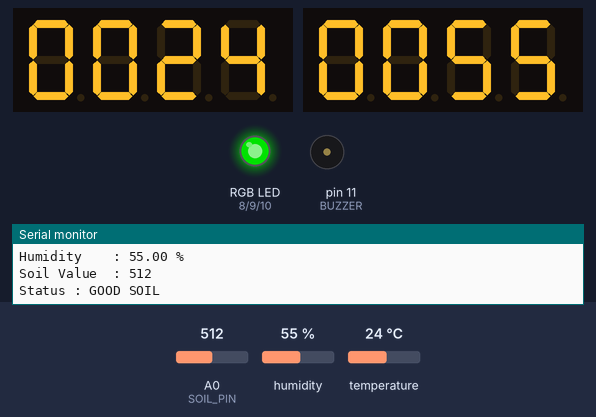
This sketch was run on a simulated Arduino Uno, built with avr-gcc and run on an emulated ATmega328P. On the bench: 2 × 4-digit seven-segment display, an RGB LED mixed from three pins (HIGH = lit), buzzer (waves = sounding), the last lines printed to the serial monitor. Dashed ring = blinking. The test bench sets the inputs (shaded band); at power-on: A0 (SOIL_PIN) = 512, humidity 55 %, temperature 24 °C. Dim RGB values are drawn brighter than linear.

Above: at 1.6 s.
1.7 s: A0 (SOIL_PIN) set to 694
8.4 s: A0 (SOIL_PIN) set to 718
At 9.16 s:
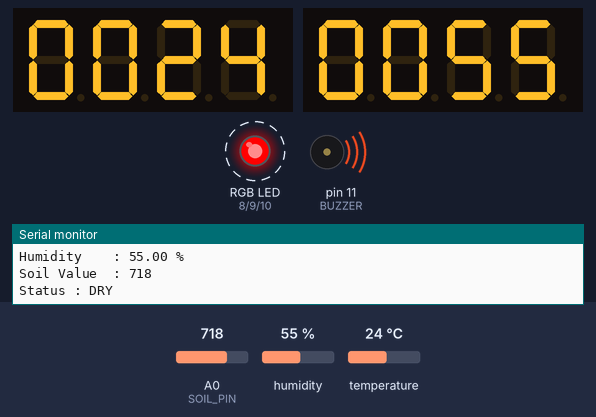
10.9 s: A0 (SOIL_PIN) set to 306
At 11.7 s:
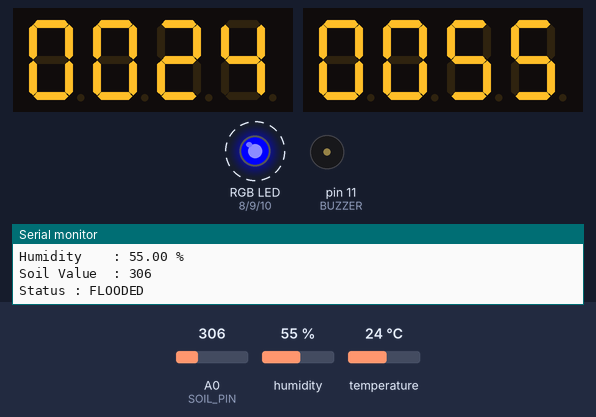
15.9 s: humidity set to 22 %
At 17.2 s:
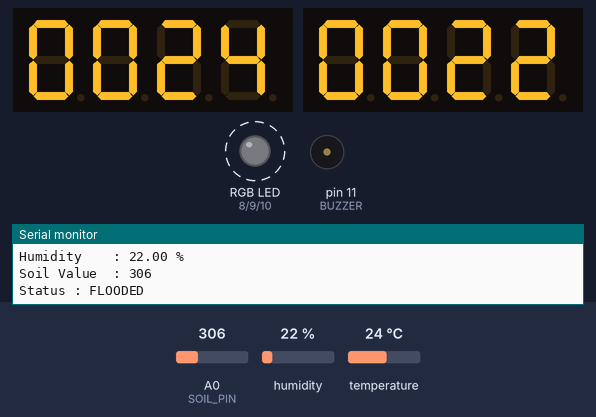
17.5 s: temperature set to 12 °C
At 19.7 s:
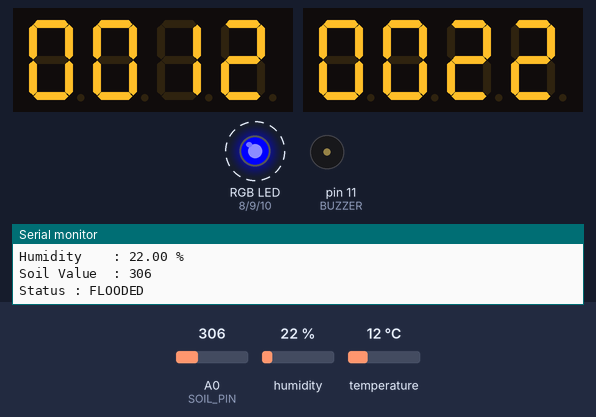
20.5 s: humidity set to 40 %
At 22.7 s:
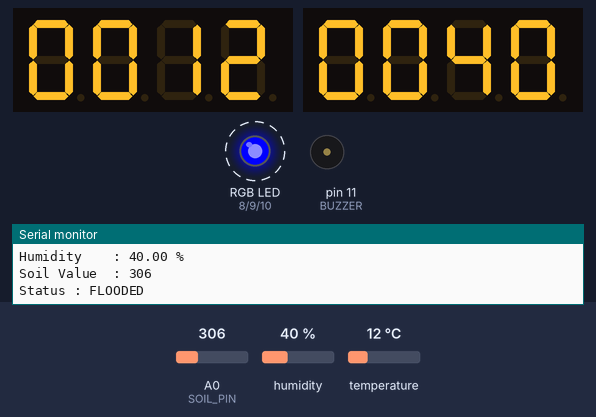
Timing chart, 0 to 24.5 s (numbered marks = the images above; inputs shaded):
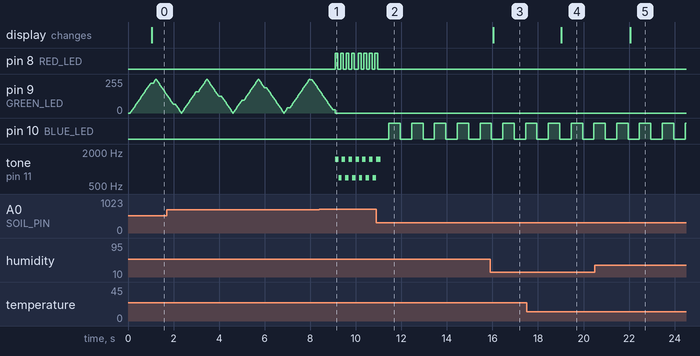

The sketch:

soil_moist.ino
```cpp
#include <TM1637Display.h>
#include <DHT.h>

// ---------------- DHT ----------------
#define DHTPIN 2
#define DHTTYPE DHT11
DHT dht(DHTPIN, DHTTYPE);

// ---------------- Soil ----------------
#define SOIL_PIN A0

// ---------------- Display 1 (Temperature) ----------------
#define CLK1 4
#define DIO1 5
TM1637Display tempDisplay(CLK1, DIO1);

// ---------------- Display 2 (Humidity) ----------------
#define CLK2 6
#define DIO2 7
TM1637Display humDisplay(CLK2, DIO2);

// ---------------- RGB ----------------
#define RED_LED 8
#define GREEN_LED 9
#define BLUE_LED 10

// ---------------- Buzzer ----------------
#define BUZZER 11

// ---------------- Thresholds ----------------
// Change these after calibration
const int DRY_LEVEL = 700;
const int WET_LEVEL = 350;

// ---------------- Variables ----------------
float temperature = 0;
float humidity = 0;

int soilValue = 0;

unsigned long previousSensor = 0;
unsigned long previousLED = 0;
unsigned long previousSiren = 0;

const unsigned long sensorInterval = 1000;

bool ledState = false;
bool sirenState = false;

int breathValue = 0;
int breathDirection = 5;

enum SoilState
{
  GOOD,
  FLOODED,
  DRY
};

SoilState soilStatus = GOOD;

// ---------------- Setup ----------------
void setup()
{
  Serial.begin(9600);

  dht.begin();

  pinMode(RED_LED, OUTPUT);
  pinMode(GREEN_LED, OUTPUT);
  pinMode(BLUE_LED, OUTPUT);

  pinMode(BUZZER, OUTPUT);

  digitalWrite(RED_LED, LOW);
  digitalWrite(GREEN_LED, LOW);
  digitalWrite(BLUE_LED, LOW);

  noTone(BUZZER);

  tempDisplay.setBrightness(7);
  humDisplay.setBrightness(7);

  tempDisplay.showNumberDec(0, true);
  humDisplay.showNumberDec(0, true);

  Serial.println("=================================");
  Serial.println("SMART PLANT MONITOR");
  Serial.println("=================================");
  Serial.println("Initializing...");
}

//====================================================
// LOOP
//====================================================

void loop()
{
    unsigned long currentMillis = millis();

    // Read sensors every second
    if (currentMillis - previousSensor >= sensorInterval)
    {
        previousSensor = currentMillis;

        temperature = dht.readTemperature();
        humidity = dht.readHumidity();

        soilValue = analogRead(SOIL_PIN);

        // Display Temperature
        if (!isnan(temperature))
        {
            tempDisplay.showNumberDec((int)temperature, true);
        }

        // Display Humidity
        if (!isnan(humidity))
        {
            humDisplay.showNumberDec((int)humidity, true);
        }

        // Determine Soil Status
        if (soilValue > DRY_LEVEL)
        {
            soilStatus = DRY;
        }
        else if (soilValue < WET_LEVEL)
        {
            soilStatus = FLOODED;
        }
        else
        {
            soilStatus = GOOD;
        }

        // Serial Monitor
        Serial.println("--------------------------------");

        Serial.print("Temperature : ");
        Serial.print(temperature);
        Serial.println(" C");

        Serial.print("Humidity    : ");
        Serial.print(humidity);
        Serial.println(" %");

        Serial.print("Soil Value  : ");
        Serial.println(soilValue);

        switch (soilStatus)
        {
            case GOOD:
                Serial.println("Status : GOOD SOIL");
                break;

            case FLOODED:
                Serial.println("Status : FLOODED");
                break;

            case DRY:
                Serial.println("Status : DRY");
                break;
        }
    }

    // Run LED and buzzer effects
    updateEffects();
}
//====================================================
// LED & BUZZER EFFECTS
//====================================================

void updateEffects()
{
    unsigned long currentMillis = millis();

    switch (soilStatus)
    {

    //==========================
    // GOOD SOIL
    //==========================
    case GOOD:

        noTone(BUZZER);

        digitalWrite(RED_LED, LOW);
        digitalWrite(BLUE_LED, LOW);

        // Breathing Green
        if (currentMillis - previousLED >= 20)
        {
            previousLED = currentMillis;

            analogWrite(GREEN_LED, breathValue);

            breathValue += breathDirection;

            if (breathValue >= 255)
            {
                breathValue = 255;
                breathDirection = -5;
            }

            if (breathValue <= 0)
            {
                breathValue = 0;
                breathDirection = 5;
            }
        }

        break;

    //==========================
    // FLOODED
    //==========================
    case FLOODED:

        noTone(BUZZER);

        analogWrite(GREEN_LED, 0);
        digitalWrite(RED_LED, LOW);

        if (currentMillis - previousLED >= 500)
        {
            previousLED = currentMillis;

            ledState = !ledState;

            digitalWrite(BLUE_LED, ledState);
        }

        break;

    //==========================
    // DRY
    //==========================
    case DRY:

        analogWrite(GREEN_LED, 0);
        digitalWrite(BLUE_LED, LOW);

        // Fast Flash Red
        if (currentMillis - previousLED >= 120)
        {
            previousLED = currentMillis;

            ledState = !ledState;

            digitalWrite(RED_LED, ledState);
        }

        // Siren
        if (currentMillis - previousSiren >= 150)
        {
            previousSiren = currentMillis;

            sirenState = !sirenState;

            if (sirenState)
            {
                tone(BUZZER, 1500);
            }
            else
            {
                tone(BUZZER, 700);
            }
        }

        break;
    }
}
```

Measured:
- the behaviour switches between 700 and 701 on A0 (SOIL_PIN) (found by bisection; images 0 and 1)
- after the input at 8.4 s, pin 8 (RED_LED): alternates HIGH for 0.12 s and LOW for 0.12 s, starting after 0.70 s; tone on pin 11 (BUZZER): alternates 1500 Hz for 0.15 s and 700 Hz for 0.15 s, starting after 0.69 s
- after the input at 10.9 s, pin 8 (RED_LED): goes on until 11.0 s, then stays LOW; pin 10 (BLUE_LED): alternates HIGH for 0.50 s and LOW for 0.50 s, starting after 0.56 s
- after the input at 15.9 s, the display: changes after 0.15 s (image 3)
- after the input at 17.5 s, the display: changes after 1.5 s (image 4)
- after the input at 20.5 s, the display: changes after 1.5 s (image 5)
